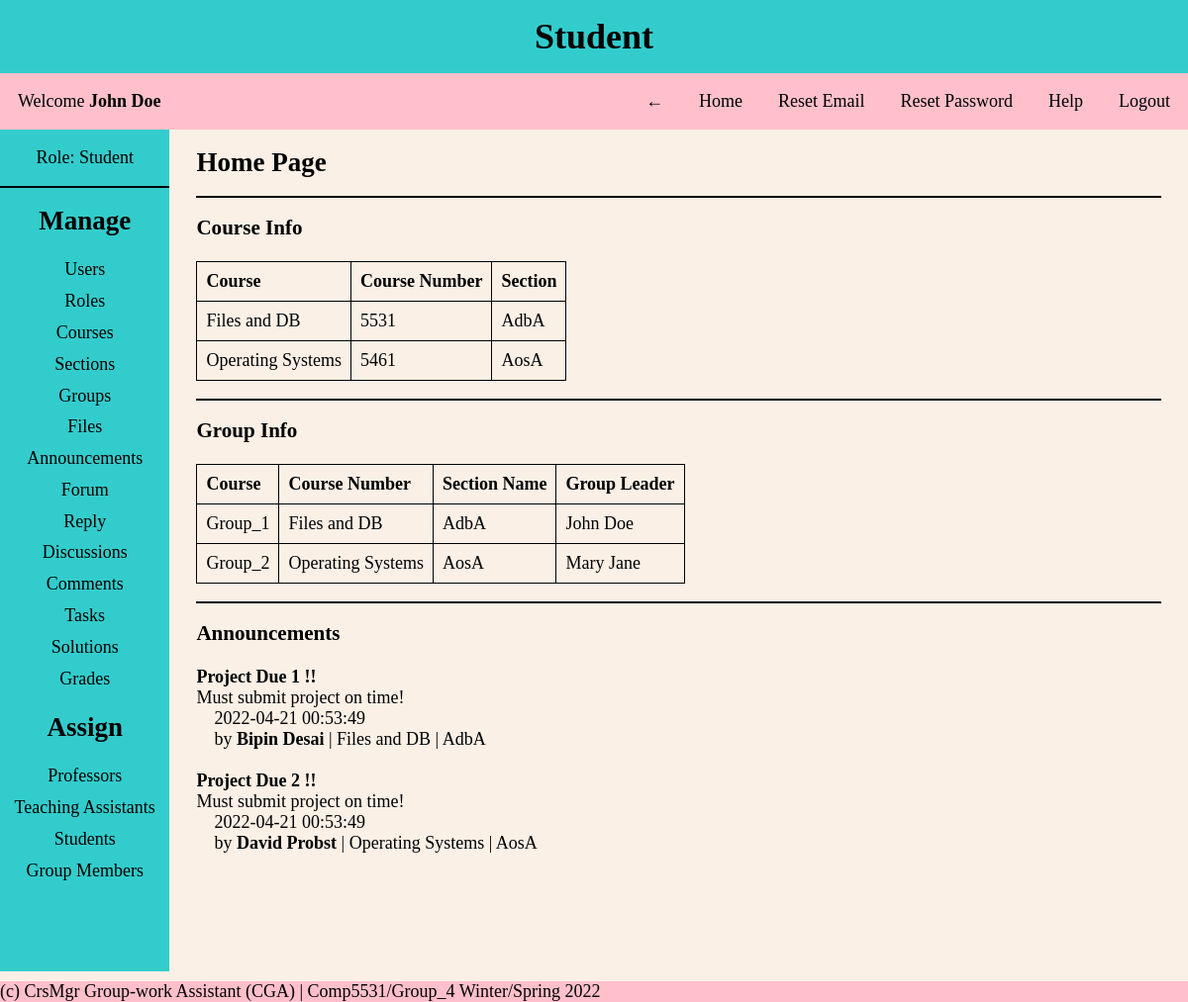
Before: /pages/admin.php (signed in) with the older database file.
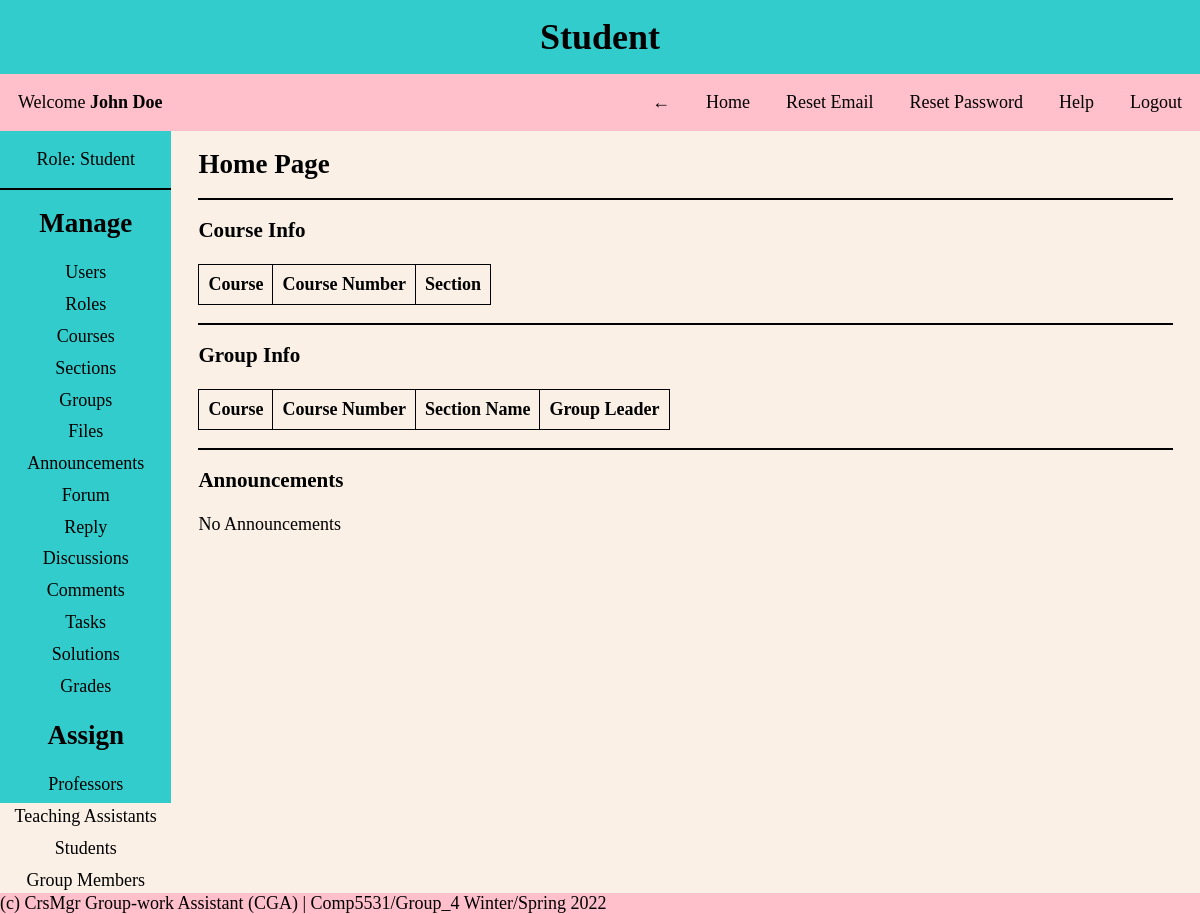
After: the same page with the newer database file.
### tables this page shows
CREATE TABLE User_Course_Section
(
  user_id INT NOT NULL,
  course_id INT NOT NULL,
  section_id INT,
  FOREIGN KEY (user_id) REFERENCES Users(user_id) ON DELETE CASCADE ON UPDATE CASCADE,
  FOREIGN KEY (course_id) REFERENCES Course(course_id) ON DELETE CASCADE ON UPDATE CASCADE,
  FOREIGN KEY (section_id) REFERENCES Section(section_id) ON DELETE CASCADE ON UPDATE CASCADE,
  UNIQUE (user_id, section_id)
);

CREATE TABLE Course
(
  course_id INT NOT NULL AUTO_INCREMENT PRIMARY KEY,
  course_name VARCHAR(30) NOT NULL UNIQUE,
  course_number INT NOT NULL UNIQUE
);

CREATE TABLE Section
(
  section_id INT NOT NULL AUTO_INCREMENT PRIMARY KEY,
  section_name VARCHAR(30) NOT NULL,
  course_id INT NOT NULL,
  FOREIGN KEY (course_id) REFERENCES Course(course_id)
);

CREATE TABLE Student_Groups
(
  group_id INT NOT NULL AUTO_INCREMENT PRIMARY KEY,
  group_name VARCHAR(30) NOT NULL,
  group_leader_sid INT NOT NULL
);

CREATE TABLE Users
(
  user_id INT NOT NULL AUTO_INCREMENT PRIMARY KEY,
  first_name VARCHAR(30) NOT NULL,
  last_name VARCHAR(30) NOT NULL,
  dob DATE NOT NULL,
  email VARCHAR(30) NOT NULL UNIQUE,
  username VARCHAR(30) NOT NULL UNIQUE,
  password VARCHAR(30) NOT NULL,
  created_on DATETIME DEFAULT CURRENT_TIMESTAMP,
  first_login TINYINT NOT NULL,
  role_id INT NOT NULL,
  FOREIGN KEY (role_id) REFERENCES Roles(role_id)
);

CREATE TABLE Announcement
(
  announcement_id INT NOT NULL AUTO_INCREMENT PRIMARY KEY,
  announcement_title VARCHAR(255) NOT NULL,
  announcement_content VARCHAR(1024) NOT NULL,
  posted_by_uid INT NOT NULL,
  posted_on DATETIME DEFAULT CURRENT_TIMESTAMP,
  course_id INT NOT NULL,
  FOREIGN KEY (course_id) REFERENCES Course(course_id) ON DELETE CASCADE ON UPDATE CASCADE
);

### helper/functions.php (called while the page is built, shortened)
<?php
function isAdmin()
{
    return false;
}
function isProfessor()
{
    return false;
}
function isStudent()
{
    if (isset($_SESSION['role_id']) && $_SESSION['role_id'] == 4) {
        return true;
    }
    return false;
}

### includes/home.php (the view, shortened to what the changed rows need)
<?php
$session_user_id = $_SESSION['user_id'];
if (!isAdmin()) {
    $query = "SELECT * FROM users as u
    JOIN user_course_section as ucs ON ucs.user_id = u.user_id
    JOIN course as c ON c.course_id = ucs.course_id
    LEFT JOIN section as s ON s.section_id = ucs.section_id
    WHERE u.user_id = '$session_user_id'
    ORDER BY u.user_id ASC";
    $course_info = mysqli_query($conn, $query);
    $query = "SELECT g.*, st.*, u.*, s.section_name, c.course_name FROM student_groups as g
    JOIN member_of_group as mg ON mg.group_id = g.group_id
    JOIN student as st ON st.student_id = mg.student_id
    JOIN users as u ON u.user_id = st.user_id
    JOIN group_of_course as gc ON gc.group_id = g.group_id
    JOIN course as c ON c.course_id = gc.course_id
    JOIN section as s ON s.course_id = c.course_id
    JOIN user_course_section as ucs ON ucs.section_id = s.section_id AND ucs.user_id = u.user_id
    WHERE u.user_id = '$session_user_id'
    ORDER BY g.group_id ASC";
    $group_info = mysqli_query($conn, $query);
    $query = "SELECT a.*, u.*, c.course_name, s.section_name FROM announcement as a
    JOIN course as c ON c.course_id = a.course_id
    JOIN users as u ON u.user_id = a.posted_by_uid
    JOIN user_course_section as ucs ON ucs.course_id = c.course_id
    LEFT JOIN section as s ON s.section_id = ucs.section_id
    JOIN users as us ON us.user_id = ucs.user_id
    WHERE us.user_id = '$session_user_id'
    ORDER BY a.announcement_id ASC";
    $announcements = mysqli_query($conn, $query);
}
?>
<div class="content-body">
    <h2>Home Page</h2>
    <?php if (!isAdmin()) { ?>
        <div class="course-info-content">
            <br>
            <table>
                <thead>
                    <tr>
                        <th>Course</th>
                        <th>Course Number</th>
                        <?php if (!isProfessor()) { ?>
                            <th>Section</th>
                        <?php } ?>
                    </tr>
                </thead>
                <tbody>
                    <?php
                    foreach ($course_info as $row) {
                        $course_name = $row['course_name'];
                        $course_number = $row['course_number'];
                        if ($row['section_name'] == null) {
                            $section_name = "All";
                        } else {
                            $section_name = $row['section_name'];
                        }
                    ?>
                        <tr>
                            <td><?= $course_name ?></td>
                            <td><?= $course_number ?></td>
                            <?php if (!isProfessor()) { ?>
                                <td><?= $section_name ?></td>
                            <?php } ?>
                        </tr>
                    <?php
                    }
                    ?>
                </tbody>
            </table>
        </div>
    <?php } ?>
    <?php if (isStudent()) { ?>
        <div class="group-info-content">
            <br>
            <table>
                <thead>
                    <tr>
                        <th>Course</th>
                        <th>Course Number</th>
                        <th>Section Name</th>
                        <th>Group Leader</th>
                    </tr>
                </thead>
                <tbody>
                    <?php
                    foreach ($group_info as $row) {
                        $group_name = $row['group_name'];
                        $course_name = $row['course_name'];
                        $section_name = $row['section_name'];
                    ?>
                        <tr>
                            <td><?= $group_name ?></td>
                            <td><?= $course_name ?></td>
                            <td><?= $section_name ?></td>
                            <?php
                            if ($row['group_leader_sid'] == $row['student_id']) {
                                echo "<td>" . $row['first_name'] . " " . $row['last_name'] . "</td>";
                            } else {
                                $query = "SELECT * FROM users as u
                                JOIN student as st ON u.user_id = st.user_id
                                WHERE st.student_id = " . $row['group_leader_sid'];
                                $row = mysqli_fetch_assoc(mysqli_query($conn, $query));
                                $group_leader_name = $row['first_name'] . " " . $row['last_name'];
                                echo "<td>" . $group_leader_name . "</td>";
                            }
                            ?>
                        </tr>
                    <?php
                    }
                    ?>
                </tbody>
            </table>
        </div>
    <?php } ?>
    <?php if (!isAdmin()) { ?>
        <div class="announcement-content">
            <h3>Announcements</h3><br>
            <?php
            if (mysqli_num_rows($announcements) > 0) {
                foreach ($announcements as $row) {
                    $announcement_title = $row['announcement_title'];
                    $announcement_content = $row['announcement_content'];
                    $posted_on = $row['posted_on'];
                    $posted_by = $row['first_name'] . " " . $row['last_name'];
                    $course_name = $row['course_name'];
                    $section_name = $row['section_name'];
            ?>
                    <ul>
                        <li> <b><?= $announcement_title ?></b> </li>
                        <li> <?= $announcement_content ?></li>
                        <li>&emsp;<?= $posted_on ?></li>
                        <li>&emsp;by <b><?= $posted_by ?></b> | <?= $course_name ?>
                            <?php if (!isProfessor()) echo " | " . $section_name; ?>
                        </li>
                    </ul><br>
                <?php } ?>
            <?php } else { ?>
                <p>No Announcements</p>
            <?php } ?>
        </div>
    <?php } ?>
</div>

Changed rows visible on the page:
removed user_course_section: course.course_name "Files and DB", course.course_number "5531", section.section_name "AdbA"
removed user_course_section: course.course_name "Operating Systems", course.course_number "5461", section.section_name "AosA"
removed student_groups: group_name "Group_1", course.course_name "Files and DB", section.section_name "AdbA", users.first_name "John", users.last_name "Doe"
removed student_groups: group_name "Group_2", course.course_name "Operating Systems", section.section_name "AosA", users.first_name+last_name "Mary Jane"
removed announcement: announcement_title "Project Due 1 !!", announcement_content "Must submit project on time!", posted_on "2022-04-21 00:53:49", users.first_name+last_name "Bipin Desai", course.course_name "Files and DB", section.section_name "AdbA"
removed announcement: announcement_title "Project Due 2 !!", announcement_content "Must submit project on time!", posted_on "2022-04-21 00:53:49", users.first_name+last_name "David Probst", course.course_name "Operating Systems", section.section_name "AosA"
Other visible differences:
text now shown: "No Announcements"
